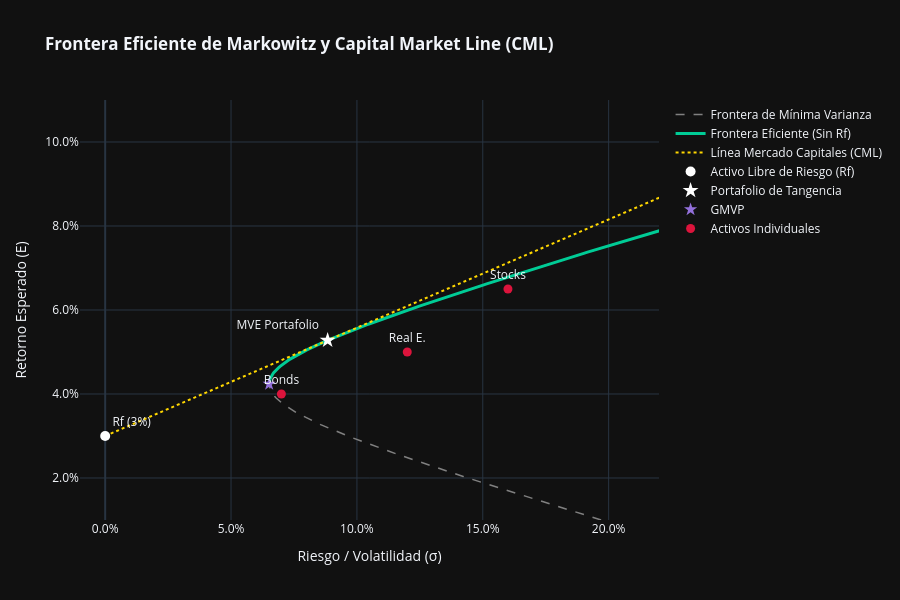

Notebook cell for this chart:
### Code cell
# ---------------------------------------------------------
# 5. Visualización con Plotly
# ---------------------------------------------------------
fig = go.Figure()

# Frontera de Mínima Varianza (completa)
fig.add_trace(go.Scatter(
    x=sigma_p, y=mu_vals,
    mode='lines',
    name='Frontera de Mínima Varianza',
    line=dict(color='gray', dash='dash', width=1.5),
    hovertemplate='σ: %{x:.2%}<br>E: %{y:.2%}'
))

# Frontera Eficiente
mask_efficient = mu_vals >= mu_min_var
fig.add_trace(go.Scatter(
    x=sigma_p[mask_efficient], y=mu_vals[mask_efficient],
    mode='lines',
    name='Frontera Eficiente (Sin Rf)',
    line=dict(color='#00CC96', width=3),
    hovertemplate='σ: %{x:.2%}<br>E: %{y:.2%}'
))

# Línea del Mercado de Capitales (CML)
fig.add_trace(go.Scatter(
    x=sigma_cml, y=E_cml,
    mode='lines',
    name='Línea Mercado Capitales (CML)',
    line=dict(color='#FFD700', width=2, dash='dot'),
    hovertemplate='σ: %{x:.2%}<br>E: %{y:.2%}'
))

# Activo Libre de Riesgo (Rf)
fig.add_trace(go.Scatter(
    x=[0], y=[rf],
    mode='markers+text',
    name='Activo Libre de Riesgo (Rf)',
    text=['Rf (3%)'],
    textposition='top right',
    marker=dict(size=10, color='white', symbol='circle', line=dict(width=0, color='orange')),
    hovertemplate='<b>Rf</b><br>Retorno: %{y:.2%}'
))

# Portafolio de Tangencia
fig.add_trace(go.Scatter(
    x=[sigma_tangency], y=[E_tangency],
    mode='markers+text',
    name='Portafolio de Tangencia',
    text=['MVE Portafolio'],
    textposition='top left',
    marker=dict(size=12, color='white', symbol='star', line=dict(width=0, color='white')),
    hovertemplate=f'<b>Portafolio de Tangencia</b><br>σ: %{{x:.2%}}<br>E: %{{y:.2%}}<br>Sharpe: {sharpe_ratio:.2f}'
))

# GMVP
fig.add_trace(go.Scatter(
    x=[sigma_min_var], y=[mu_min_var],
    mode='markers',
    name='GMVP',
    marker=dict(size=10, color='mediumpurple', symbol='star'),
    hovertemplate='<b>GMVP</b><br>σ: %{x:.2%}<br>E: %{y:.2%}'
))

# Activos individuales
fig.add_trace(go.Scatter(
    x=sigma, y=E,
    mode='markers+text',
    name='Activos Individuales',
    text=asset_names,
    textposition='top center',
    marker=dict(size=9, color='crimson'),
    hovertemplate='<b>%{text}</b><br>σ: %{x:.2%}<br>E: %{y:.2%}'
))

# Layout
fig.update_layout(
    title='<b>Frontera Eficiente de Markowitz y Capital Market Line (CML)</b>',
    xaxis_title='Riesgo / Volatilidad (σ)',
    yaxis_title='Retorno Esperado (E)',
    xaxis=dict(tickformat='.1%', range=[-0.01, 0.22]),
    yaxis=dict(tickformat='.1%', range=[0.01, 0.11]),
    template='plotly_dark',
    hovermode='closest',
    width=900,
    height=600
)

fig.show()

### Figure 1 — Plotly figure (JSON) as saved in the notebook; plotly's stock layout.template omitted (floating-point values rounded to 4 significant figures; data arrays with more than 128 entries replaced by an {"elided": "..."} marker saying what was removed)
{"data": [{"hovertemplate": "σ: %{x:.2%}<br>E: %{y:.2%}", "line": {"color": "gray", "dash": "dash", "width": 1.5}, "mode": "lines", "name": "Frontera de Mínima Varianza", "type": "scatter", "x": {"elided": "500 float values"}, "y": {"elided": "500 float values"}}, {"hovertemplate": "σ: %{x:.2%}<br>E: %{y:.2%}", "line": {"color": "#00CC96", "width": 3}, "mode": "lines", "name": "Frontera Eficiente (Sin Rf)", "type": "scatter", "x": {"elided": "353 float values"}, "y": {"elided": "353 float values"}}, {"hovertemplate": "σ: %{x:.2%}<br>E: %{y:.2%}", "line": {"color": "#FFD700", "dash": "dot", "width": 2}, "mode": "lines", "name": "Línea Mercado Capitales (CML)", "type": "scatter", "x": {"elided": "200 float values"}, "y": {"elided": "200 float values"}}, {"hovertemplate": "<b>Rf</b><br>Retorno: %{y:.2%}", "marker": {"color": "white", "line": {"color": "orange", "width": 0}, "size": 10, "symbol": "circle"}, "mode": "markers+text", "name": "Activo Libre de Riesgo (Rf)", "text": ["Rf (3%)"], "textposition": "top right", "type": "scatter", "x": [0], "y": [0.03]}, {"hovertemplate": "<b>Portafolio de Tangencia</b><br>σ: %{x:.2%}<br>E: %{y:.2%}<br>Sharpe: 0.26", "marker": {"color": "white", "line": {"color": "white", "width": 0}, "size": 12, "symbol": "star"}, "mode": "markers+text", "name": "Portafolio de Tangencia", "text": ["MVE Portafolio"], "textposition": "top left", "type": "scatter", "x": [0.08837], "y": [0.05278]}, {"hovertemplate": "<b>GMVP</b><br>σ: %{x:.2%}<br>E: %{y:.2%}", "marker": {"color": "mediumpurple", "size": 10, "symbol": "star"}, "mode": "markers", "name": "GMVP", "type": "scatter", "x": [0.06515], "y": [0.04238]}, {"hovertemplate": "<b>%{text}</b><br>σ: %{x:.2%}<br>E: %{y:.2%}", "marker": {"color": "crimson", "size": 9}, "mode": "markers+text", "name": "Activos Individuales", "text": ["Stocks", "Bonds", "Real E."], "textposition": "top center", "type": "scatter", "x": [0.16, 0.07, 0.12], "y": [0.065, 0.04, 0.05]}], "layout": {"height": 600, "hovermode": "closest", "title": {"text": "<b>Frontera Eficiente de Markowitz y Capital Market Line (CML)</b>"}, "width": 900, "xaxis": {"range": [-0.01, 0.22], "tickformat": ".1%", "title": {"text": "Riesgo / Volatilidad (σ)"}}, "yaxis": {"range": [0.01, 0.11], "tickformat": ".1%", "title": {"text": "Retorno Esperado (E)"}}}}
